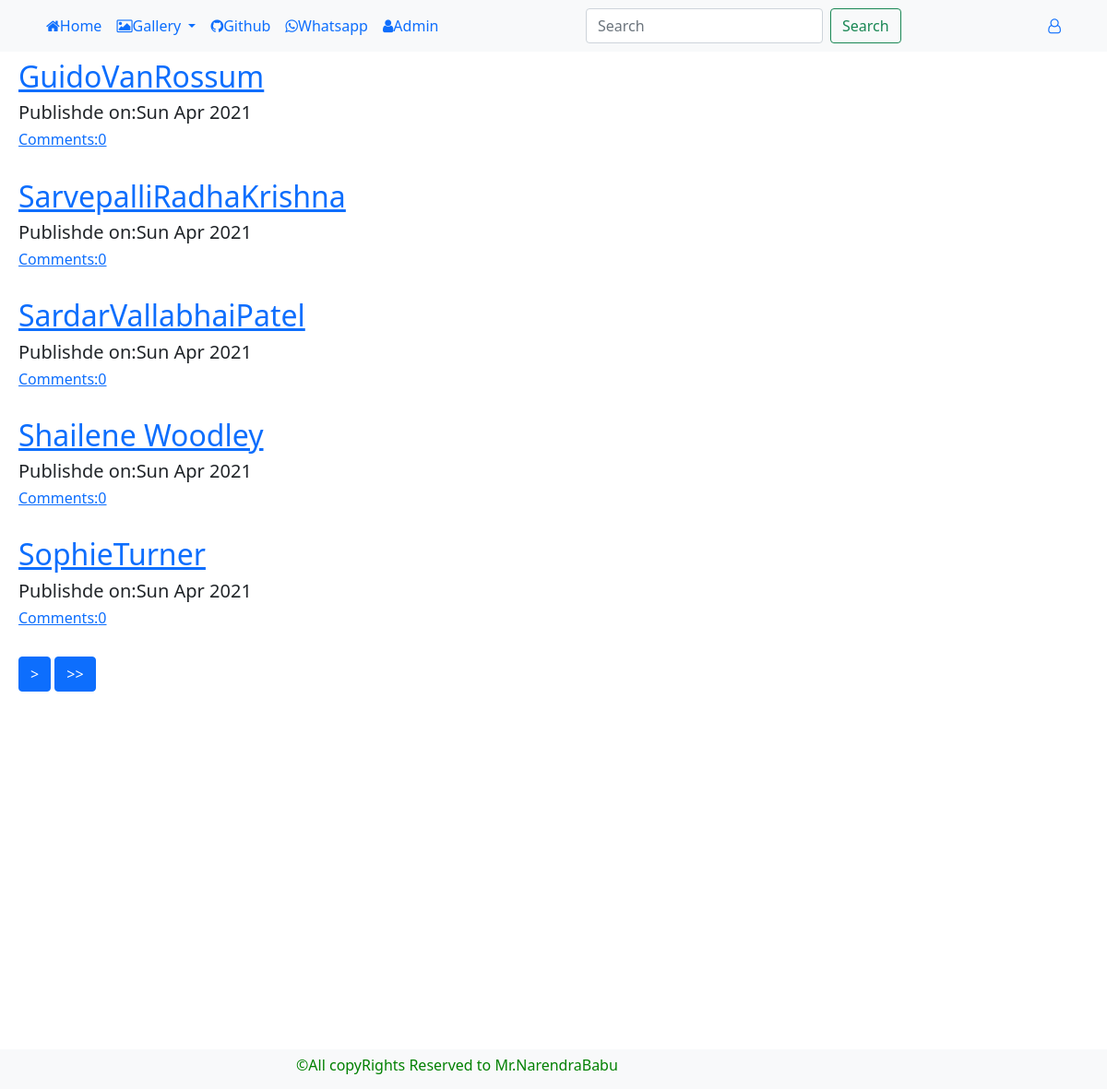
The page / on the database its author committed.
### myapp/models.py (models this page shows, shortened)
class Post(models.Model):
    author=models.ForeignKey(User,on_delete=models.CASCADE)
    title=models.CharField(max_length=100)
    category=models.ForeignKey(Category,on_delete=models.CASCADE)
    image=models.ImageField(upload_to='post_pics')
    detail=models.TextField()
    create_date=models.DateTimeField(default=timezone.now)
    publish_date=models.DateTimeField(blank=True,null=True)
    def approve_comments(self):
        return self.comments.filter(approve_comments=True)

### myapp/views.py (the view)
# urls.py: path('',views.index,name='index'),
def index(request):
    post_list=Post.objects.filter(publish_date__lte=timezone.now()).order_by('-publish_date')
    paginator=Paginator(post_list,5)
    page_number=request.GET.get('page')
    post_obj=paginator.get_page(page_number)
    data=Category.objects.all()
    return render(request,'myapp/post_list.html',{'post_list':post_obj,'data':data})

### templates/myapp/post_list.html (shortened to what this page needs)
{% extends 'myapp/base.html' %}
{% load static %}
{% block body_block %}
<div class="container mx-2 my-2">
    {% for post in post_list %}
    <h2><a href="{% url 'post_detail' post.pk %}">{{post.title}}</a></h2>
    {% if post.publish_date %}
    <h5>Publishde on:{{post.publish_date|date:"D M Y"}}</h5>
    {% endif %}
    <h6><a href="{% url 'post_detail' pk=post.pk %}">Comments:{{post.approve_comments.count}}</a></h6>
    <br/>
    {% empty %}
        <h6>No Posts</h6>
    {%endfor %}
{% if post_list.has_next %}
    <a href="?page={{post_list.next_page_number}}" class="btn btn-primary">></a>
      <a href="?page={{post_list.paginator.num_pages}}" class="btn btn-primary">>></a>
{% endif %}
</div>
{% endblock %}

### rows shown on the page
Post: title "GuidoVanRossum", publish_date "Sun Apr 2021", approve_comments.count "0"
Post: title "SarvepalliRadhaKrishna", publish_date "Sun Apr 2021", approve_comments.count "0"
Post: title "SardarVallabhaiPatel", publish_date "Sun Apr 2021", approve_comments.count "0"
Post: title "Shailene Woodley", publish_date "Sun Apr 2021", approve_comments.count "0"
Post: title "SophieTurner", publish_date "Sun Apr 2021", approve_comments.count "0"
